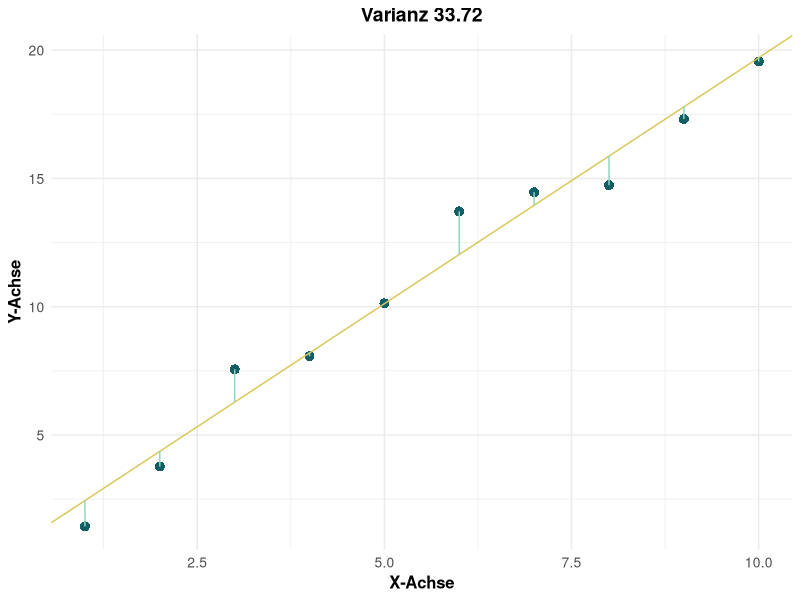

This figure's R source:
# Installiere ggplot2, wenn es noch nicht installiert ist
# install.packages("ggplot2")

# Lade das ggplot2-Paket
library(ggplot2)

# Erstelle Daten mit mindestens 10 Punkten
set.seed(123)  # Für die Reproduzierbarkeit der Zufallsdaten
x <- 1:10
y <- 2*x + rnorm(10)

# Erstelle ein Datenrahmen
data <- data.frame(x, y)

# Führe eine lineare Regression durch
lm_model <- lm(y ~ x, data=data)

# Projiziere die Punkte auf die Gerade
data$y_proj <- predict(lm_model, data)

# Berechne die Varianz der auf die Gerade projizierten Punkte
var_proj <- var(data$y_proj)

# Erstelle die Plot-Grafik
ggplot(data, aes(x, y)) +
  geom_point(color = "#115E67", size = 3, shape = 16) +  # Füge Punkte hinzu und passe Farbe, Größe und Form an
  geom_abline(intercept = coef(lm_model)[1], slope = coef(lm_model)[2], linetype="solid", color="#D9C756") +  # Füge die ursprüngliche Gerade hinzu und passe Farbe und Linientyp an
  geom_segment(aes(x = x, y = y, xend = x, yend = y_proj), color = "#8FD6BD") +  # Füge die Projektionslinien hinzu und passe Farbe an
  labs(title = paste("Varianz",round(var_proj,digits = 2),sep = " "),
       x="X-Achse",
       y="Y-Achse") +
  theme_minimal() +  # Wähle ein minimalistisches Design
  theme(plot.title = element_text(hjust = 0.5, size = 14, face = "bold"),  # Zentriere und passe die Größe des Titels an
        axis.title = element_text(size = 12, face = "bold"),  # Passe die Größe der Achsentitel an
        axis.text = element_text(size = 10),  # Passe die Größe der Achsentexte an
        legend.position="none")  # Entferne die Legende (da wir keine spezifischen Legendeninformationen haben)
